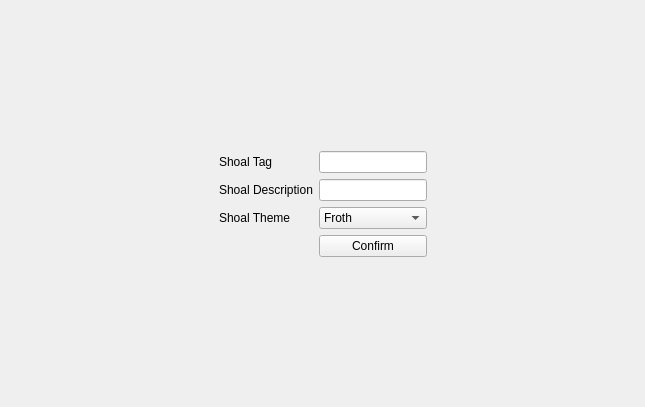
<?xml version="1.0" encoding="UTF-8"?>
<ui version="4.0">
 <class>CreateShoal</class>
 <widget class="QWidget" name="CreateShoal">
  <property name="geometry">
   <rect>
    <x>0</x>
    <y>0</y>
    <width>645</width>
    <height>407</height>
   </rect>
  </property>
  <property name="windowTitle">
   <string>Form</string>
  </property>
  <layout class="QGridLayout" name="gridLayout">
   <item row="0" column="1">
    <spacer name="verticalSpacer">
     <property name="orientation">
      <enum>Qt::Vertical</enum>
     </property>
     <property name="sizeHint" stdset="0">
      <size>
       <width>20</width>
       <height>123</height>
      </size>
     </property>
    </spacer>
   </item>
   <item row="1" column="0">
    <spacer name="horizontalSpacer">
     <property name="orientation">
      <enum>Qt::Horizontal</enum>
     </property>
     <property name="sizeHint" stdset="0">
      <size>
       <width>201</width>
       <height>20</height>
      </size>
     </property>
    </spacer>
   </item>
   <item row="1" column="1">
    <layout class="QFormLayout" name="formLayout">
     <item row="0" column="0">
      <widget class="QLabel" name="shoalTagLabel">
       <property name="text">
        <string>Shoal Tag</string>
       </property>
      </widget>
     </item>
     <item row="0" column="1">
      <widget class="QLineEdit" name="shoalTagLineEdit"/>
     </item>
     <item row="1" column="0">
      <widget class="QLabel" name="shoalDescriptionLabel">
       <property name="text">
        <string>Shoal Description</string>
       </property>
      </widget>
     </item>
     <item row="1" column="1">
      <widget class="QLineEdit" name="shoalDescriptionLineEdit"/>
     </item>
     <item row="2" column="0">
      <widget class="QLabel" name="shoalThemeLabel">
       <property name="text">
        <string>Shoal Theme</string>
       </property>
      </widget>
     </item>
     <item row="2" column="1">
      <widget class="QComboBox" name="shoalThemeComboBox">
       <item>
        <property name="text">
         <string>Froth</string>
        </property>
       </item>
       <item>
        <property name="text">
         <string>Deep Sea</string>
        </property>
       </item>
       <item>
        <property name="text">
         <string>Ocean</string>
        </property>
       </item>
       <item>
        <property name="text">
         <string>Seaweed</string>
        </property>
       </item>
       <item>
        <property name="text">
         <string>Beach</string>
        </property>
       </item>
       <item>
        <property name="text">
         <string>Riverbed</string>
        </property>
       </item>
       <item>
        <property name="text">
         <string>Jelly</string>
        </property>
       </item>
       <item>
        <property name="text">
         <string>Coral</string>
        </property>
       </item>
      </widget>
     </item>
     <item row="3" column="1">
      <widget class="QPushButton" name="pushButton">
       <property name="text">
        <string>Confirm</string>
       </property>
      </widget>
     </item>
    </layout>
   </item>
   <item row="1" column="2">
    <spacer name="horizontalSpacer_2">
     <property name="orientation">
      <enum>Qt::Horizontal</enum>
     </property>
     <property name="sizeHint" stdset="0">
      <size>
       <width>200</width>
       <height>20</height>
      </size>
     </property>
    </spacer>
   </item>
   <item row="2" column="1">
    <spacer name="verticalSpacer_2">
     <property name="orientation">
      <enum>Qt::Vertical</enum>
     </property>
     <property name="sizeHint" stdset="0">
      <size>
       <width>20</width>
       <height>123</height>
      </size>
     </property>
    </spacer>
   </item>
  </layout>
 </widget>
 <resources/>
 <connections/>
</ui>
